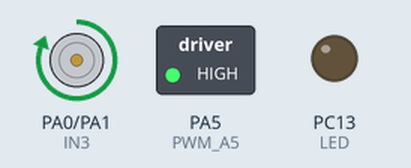
The sketch below on a simulated STM32 Blue Pill. Parts: motor-driver pin pairs drawn as motors (green arrow = first pin HIGH = forward, orange = second pin HIGH = backward, longer = more drive), switched loads named in the sketch (green lamp = pin HIGH), output pins drawn as LEDs (lit = HIGH).

Above: at 0.14 s.
Timing chart, 0 to 3.0 s (numbered marks = the images above):
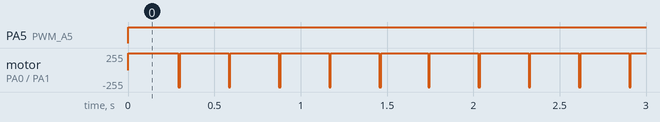

The sketch:

wheel.ino
```cpp
#define LED      PC13
#define TIM3_CH1 PA6
#define TIM3_CH2 PA7
#define TIM4_CH1 PB6
#define TIM4_CH2 PB7
//      L298     STM32
#define IN3      PA0
#define IN4      PA1
#define PWM_A5   PA5

void timer3Int(void);
void timer4Int(void);

TIM_TypeDef *inst4 = TIM4;

HardwareTimer *timer4;
TIM_TypeDef *inst3 = TIM3;
HardwareTimer *timer3;

float setpoint = 2;
float error = 0;
float Kp = 70;
float Ki = 0.8;
float Kd = 100;
float old_error = 0;
float sum_error = 0;
float speed = 0;
float last_cnt = 0;
float pwm_value = 0;
float diff_error = 0;
float gear_ratio = 20;
float pulse_per_rev = 44;
float wheel_diameter = 65;
int loop_freq = 100; // 100Hz -> T = 10ms
const float Pi = 3.14159;
int velocity = -200; // ความเร็วที่ต้องการ mm/s
long V3H, V3L, V4H, V4L; //long -> 32bit
long CNT3, CNT4;


void setup() {
  // initialize serial communications at 9600 bps:
  Serial.begin(9600);
  pinMode(LED, OUTPUT);
  pinMode(TIM3_CH1, INPUT);
  pinMode(TIM3_CH2, INPUT);
  pinMode(TIM4_CH1, INPUT);
  pinMode(TIM4_CH2, INPUT);
  pinMode(IN3, OUTPUT);
  pinMode(IN4, OUTPUT);
  pinMode(PWM_A5, OUTPUT);


    timer3 = new HardwareTimer(inst3);
    timer4 = new HardwareTimer(inst4);

  // config GPIO to alternate function for timer4 (CH1=PB6, CH2=PB7)
  //GPIOB->AFRL = 0b0010 0010 0000 0000 0000 0000 0000 0000
  GPIOA->AFR[0] = (GPIOA->AFR[0] & 0x00FFFFFF) + 0x22000000;
  GPIOB->AFR[0] = (GPIOB->AFR[0] & 0x00FFFFFF) + 0x22000000;
  // config GPIO to AF (alternate function mode)
  // MODER7 and MODER6 = 0xb10
  GPIOA->MODER = (GPIOA->MODER & 0xFFFF0FFF) + 0x0000A000;
  GPIOB->MODER = (GPIOB->MODER & 0xFFFF0FFF) + 0x0000A000;

//CC1S=’01’ (TIMx_CCMR1 register, TI1FP1 mapped on TI1).
// CC1S = last 2 bits
//CC2S=’01’ (TIMx_CCMR2 register, TI1FP2 mapped on TI2).
// CC2S = bit 9 and 8
  TIM3->CCMR1  = (TIM3->CCMR1 & 0xFFFFFCFC) + 0b0100000001;
  TIM4->CCMR1  = (TIM4->CCMR1 & 0xFFFFFCFC) + 0b0100000001;

//SMS=’011’ (TIMx_SMCR register, both inputs are active on both rising and fallingedges).
// SMS = last 3 bits of SMCR
  TIM3->SMCR = (TIM3->SMCR & 0xFFFFFFF8) + 0b011;
  TIM4->SMCR = (TIM4->SMCR & 0xFFFFFFF8) + 0b011;
//CC1P=’0’, CC1NP=’0’, and IC1F = ‘0000’ (TIMx_CCER register, TI1FP1 non-inverted,TI1FP1=TI1).
//CC2P=’0’, CC2NP=’0’, and IC2F = ‘0000’ (TIMx_CCER register, TI1FP2 non-inverted,TI1FP2= TI2).
// no need to do anything here becase they are all zero's after reset

  timer3->attachInterrupt(timer3Int);
  timer4->attachInterrupt(timer4Int);

//CEN=’1’ (TIMx_CR1 register, Counter enabled).
// CEN is last bit of CR1
  TIM3->CR1 = (TIM3->CR1 & 0xFFFE) + 1;
  TIM4->CR1 = (TIM4->CR1 & 0xFFFE) + 1;

}

void loop() {

  digitalWrite(LED, HIGH);

  int CNT3, CNT4;

  // CNT3 = timer3->getCount();
  // CNT4 = timer4->getCount();
  CNT3 = timer3->getCount() + (V3H << 16); //V3 บนshift leftไป 16 bit
  V4L = timer4->getCount();
  CNT4 = V4L + (V4H << 16);

  float mm_per_pulse = (wheel_diameter*Pi)/(gear_ratio*pulse_per_rev);
  float pulse_per_mm = 1 / mm_per_pulse;
  float pulse_per_sec = velocity*pulse_per_mm;
  float pulse_per_loop = pulse_per_sec/loop_freq;

  setpoint = pulse_per_loop;

  speed = CNT4 - last_cnt;
  last_cnt = CNT4;
  error = setpoint - speed;
  old_error = error;
  sum_error += error;
  diff_error = error-old_error;

  if (sum_error > 500){
    sum_error = 500;
  }
  if(sum_error<-500){
    sum_error = -500;
  }

  pwm_value = Kp*error + Ki*sum_error + Kd*diff_error;
  // Serial.print("1: ");
  // Serial.println(pwm_value);
  pwm_value = map(pwm_value, 0, 1000, 0, 255); //ไม่ให้มากกว่า 1000
  // Serial.print("2: ");
  // Serial.println(pwm_value);

  if (pwm_value >= 0){
    digitalWrite(IN3, LOW);
    digitalWrite(IN4, HIGH);
    analogWrite(PWM_A5, (int)pwm_value);
  }
  else{
    pwm_value = -pwm_value;
    digitalWrite(IN3, HIGH);
    digitalWrite(IN4, LOW);
    analogWrite(PWM_A5, (int)pwm_value);
  }
  // Serial.print("Error  ");
  // Serial.print(error);
  // Serial.print("  Speed:  ");
  // Serial.print(speed);
  // Serial.print("  PWM:  ");
  // Serial.print((int)pwm_value);
  // Serial.print("  CNT4:   ");
  // Serial.print(CNT4);
  // Serial.print("  V4L:   ");
  // Serial.print(V4L);
  // Serial.print("  V4H:   ");
  // Serial.println(V4H);

  // Serial.print("TIM3: ");
  // Serial.print(CNT3);
 // analogWrite(LED, map(CNT4, 0, 65536, 0, 255));
  digitalWrite(LED, LOW);
  delay(10);
}

void timer3Int(void) {
  if (TIM3_CH1 & 0x10){
    // Down Count
    V3H--;
  }
  else{
    // Up Count
    V3H++;
  }
  // digitalWrite(LED, !digitalRead(LED));
}

void timer4Int(void) {
  // digitalWrite(LED, !digitalRead(LED));
  if (TIM4->CR1 & 0x10){
    // Down Count
    V4H--;
  }
  else{
    // Up Count
    V4H++;
  }
}
```

Measured:
- by itself, PA5 (PWM_A5): LOW → HIGH at 0.00 s
- by itself, motor on PA0 (IN3) / PA1 (IN4): alternates forward 255/255 for 0.28 s and backward 255/255 for 0.01 s
